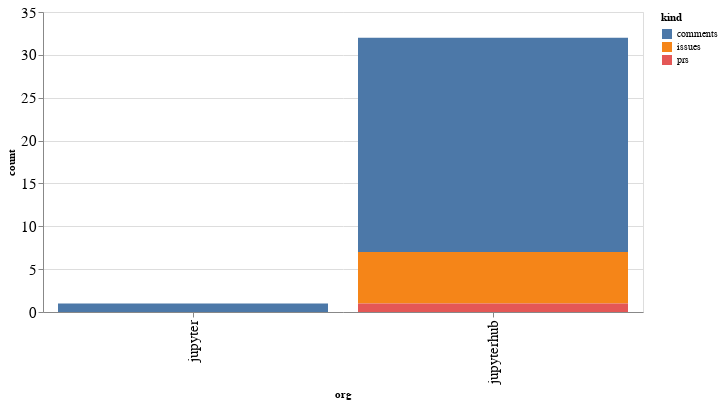

Source (notebook cell):
### Code cell
alt.Chart(org_summaries, width=600).mark_bar().encode(
    x='org',
    y='count',
    color='kind',
    tooltip="org"
)

### Figure 1 — Vega-Lite specification as saved in the notebook (floating-point values rounded to 4 significant figures)
{"config": {"axisLeft": {"labelFontSize": 15}, "axisBottom": {"labelFontSize": 15}}, "data": {"name": "data-0e6c2d8ce298e0377bcdcba60c6c7d39"}, "mark": "bar", "encoding": {"color": {"type": "nominal", "field": "kind"}, "tooltip": {"type": "nominal", "field": "org"}, "x": {"type": "nominal", "field": "org"}, "y": {"type": "quantitative", "field": "count"}}, "width": 600, "$schema": "https://vega.github.io/schema/vega-lite/v4.8.1.json", "datasets": {"data-0e6c2d8ce298e0377bcdcba60c6c7d39": [{"org": "jupyter", "kind": "comments", "count": 1}, {"org": "jupyterhub", "kind": "comments", "count": 25}, {"org": "jupyterhub", "kind": "issues", "count": 6}, {"org": "jupyterhub", "kind": "prs", "count": 1}]}}
